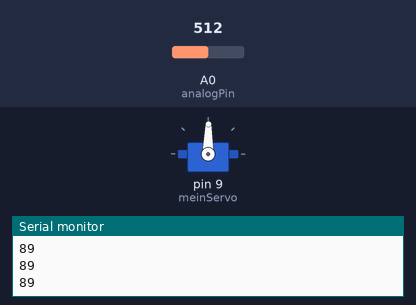
A sketch run on a simulated Arduino Uno, built with avr-gcc and run on an emulated ATmega328P. Shown: servo, the last lines printed to the serial monitor. The inputs (shaded band) are chosen by the test bench; at power-on: A0 (analogPin) = 512.

Above: at 1.2 s.
1.3 s: A0 (analogPin) set to 716
At 1.7 s:
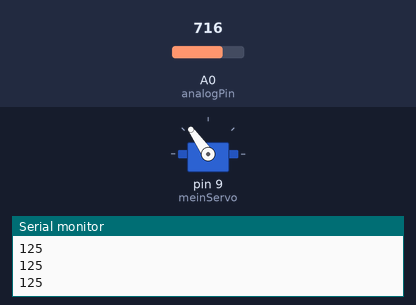
2.8 s: A0 (analogPin) set to 900
At 3.2 s:
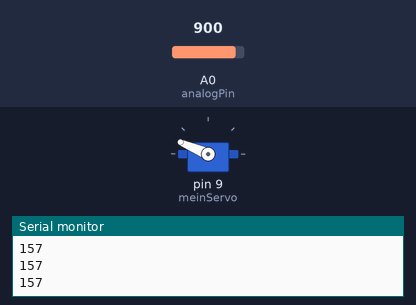
4.3 s: A0 (analogPin) set to 1023
At 5.1 s:
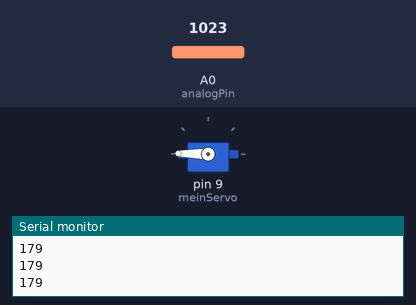
5.8 s: A0 (analogPin) set to 306
At 6.6 s:
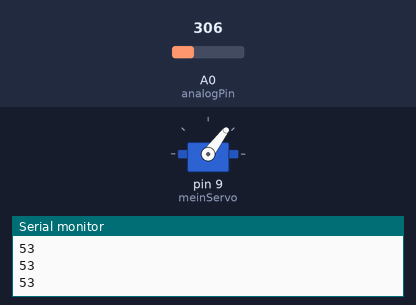
7.3 s: A0 (analogPin) set to 122
At 8.0 s:
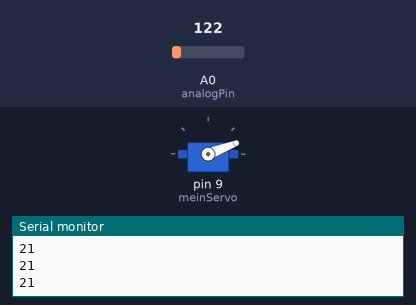
8.8 s: A0 (analogPin) set to 511
At 9.8 s:
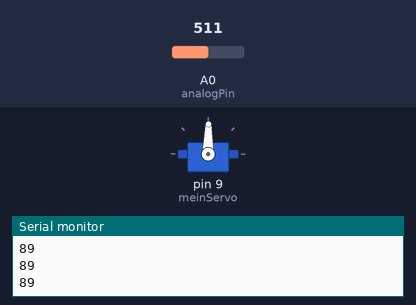
Timing chart, 0 to 11.3 s (numbered marks = the images above; inputs shaded):
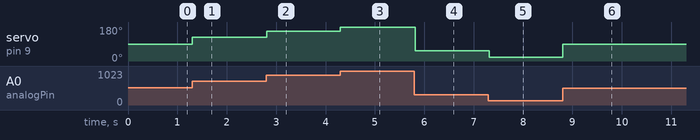

Measured:
- after the input at 1.3 s, servo on pin 9 (meinServo): 89° → 125° at once
- after the input at 2.8 s, servo on pin 9 (meinServo): 125° → 157° at once
- after the input at 4.3 s, servo on pin 9 (meinServo): 157° → 179° at once
- after the input at 5.8 s, servo on pin 9 (meinServo): 179° → 53° at once
- after the input at 7.3 s, servo on pin 9 (meinServo): 53° → 21° at once
- after the input at 8.8 s, servo on pin 9 (meinServo): 21° → 89° at once

The sketch:

ServoMotor.ino
```cpp
#include <Servo.h>

Servo meinServo;   // Servo-Objekt
int analogPin = 0; // Analoger Pin
int potentiometerWert; // Speichert den Potentiometerwert

void setup() {
  meinServo.attach(9);  // Objekt mit Pin 9 verbinden
  Serial.begin(9600);  // Serielle Schnittstelle initialisieren
}

void loop(){
  potentiometerWert = map(analogRead(analogPin), 0, 1023, 0, 179);
  Serial.println(potentiometerWert);  // Ausgabe des Wertes
  meinServo.write(potentiometerWert); // Servo ansteuern
  delay(20);                          // Eine kurze Pause
}
```
